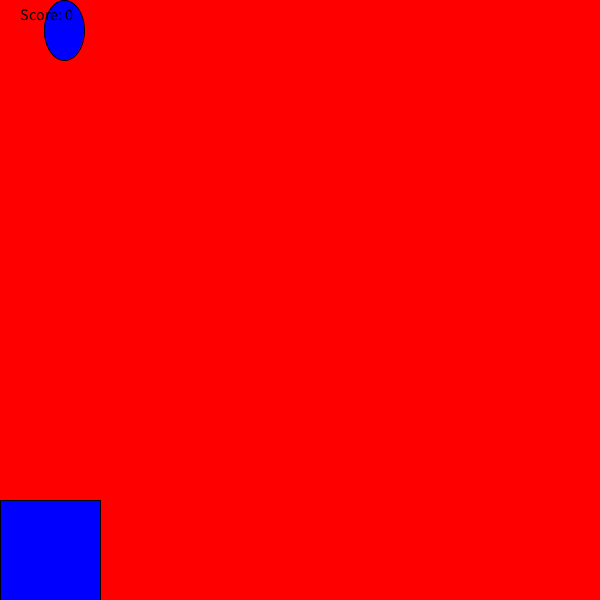
Frame 1 (no input)
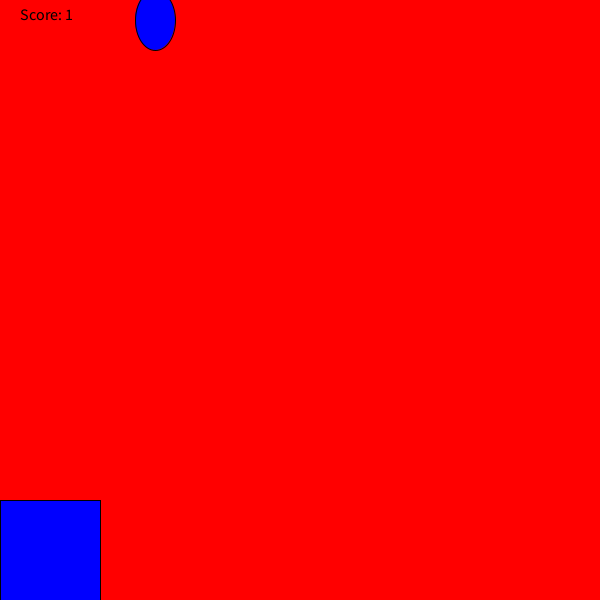
Frame 60 (the mouse pressed at the canvas centre just before this capture)
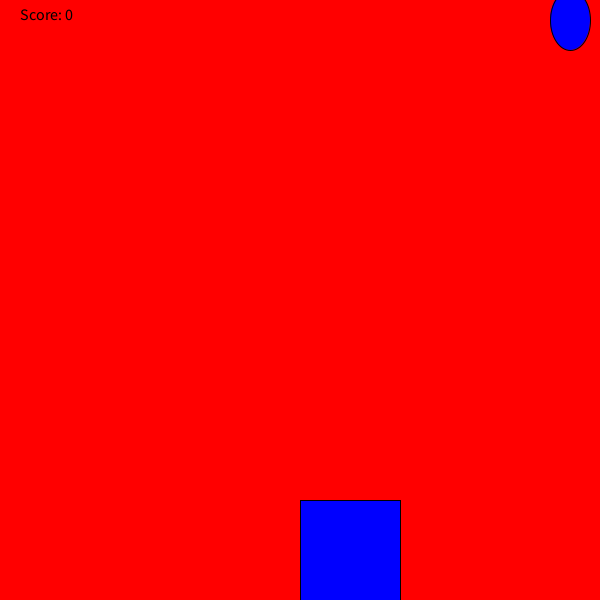
Frame 120 (the mouse held since frame 60 and released just before this capture)

The Processing sketch that drew these frames (run headless with seeded random() and noise(); from frame 60 on, the mouse is pressed at the canvas centre):

// Processing sketch: sketch_200329a
// ── sketch_200329a.pde
int yy = 30;
int xx = (int) random(width);
int score = 0;
void checkCatch(int x){
         if (x > mouseX && x < mouseX+100)
            score++;
         else if (score > 0) 
            score--;
        println("Your score is now: " + score);
    }
void setup(){
      size(600, 600);
}

void draw(){
  background(255, 0, 0);
  fill(0, 0, 255);
    stroke(0, 0, 0);
    ellipse(xx, yy, 40, 60);
    yy = yy + 10;
    if(yy >= 600){
      checkCatch(xx);
      yy = 0;
       xx = (int) random(width);
    }
    rect(mouseX,500, 100,100 );
    fill(0, 0, 0);
    textSize(16);
    text("Score: " + score, 20, 20);
}
